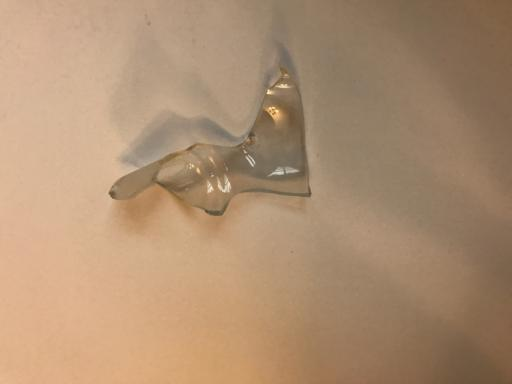
#> input picture dataset/glass/01456f8c-78c5-4eb4-aa0c-5f306a61d639.jpg, 512 x 384 px; its folder holds only this picture in this run
$ python main.py --mode augment
#> lines starting #> are read from the running program, lines starting #| are printed output that depends on the picture
### src/augmentation.py
##  purpose of this file is to Contains all image augmentation functions used to expand and balance the dataset.
## Supports: rotation, flipping, zoom, brightness change, noise, and combined augmentation.


import cv2
import numpy as np
import random

def rotateImage(image,angle):
    hieght, width = image.shape[:2]
    matrix= cv2.getRotationMatrix2D((width/2, hieght/2), angle, 1)
    rotatedImage = cv2.warpAffine(image, matrix, (width, hieght))
    return rotatedImage


def flipImage(image, mode):
    if mode == 'horizontal':
        return cv2.flip(image, 1)
    elif mode == 'vertical':
        return cv2.flip(image, 0)
    elif mode == 'both':
        return cv2.flip(image, -1)
    else:
        raise ValueError("Mode should be 'horizontal', 'vertical', or 'both'")


def zoomImage(image, zoom_factor):
    if zoom_factor < 1.0:
        raise ValueError("Zoom factor should be greater than 1.0")

    height, width = image.shape[:2]
    new_height, new_width = int(height / zoom_factor), int(width / zoom_factor)

    y1 = (height - new_height) // 2
    x1 = (width - new_width) // 2
    y2 = y1 + new_height
    x2 = x1 + new_width

    cropped_image = image[y1:y2, x1:x2]
    zoomed_image = cv2.resize(cropped_image, (width, height), interpolation=cv2.INTER_LINEAR)

    return zoomed_image

def changeBrightness(image, factor):
    hsv = cv2.cvtColor(image, cv2.COLOR_BGR2HSV)
    hsv = np.array(hsv, dtype = np.float64)
    hsv[:,:,2] = hsv[:,:,2]*factor
    hsv[:,:,2][hsv[:,:,2]>255]  = 255
    hsv = np.array(hsv, dtype = np.uint8)
    brightened_image = cv2.cvtColor(hsv, cv2.COLOR_HSV2BGR)
    return brightened_image


def addNoise(img):
    """Add Gaussian noise to image"""
    noise = np.random.normal(0, 8, img.shape).astype(np.uint8)
    return cv2.add(img, noise)


def random_noise(img):
    """Alias for addNoise"""
    return addNoise(img)


def combinedAugmentation(image):
    # Random rotation between -30 to 30 degrees
    angle = random.uniform(-30, 30)
    image = rotateImage(image, angle)

    # Random flip
    flip_modes = ['horizontal', 'vertical', 'both', None]
    mode = random.choice(flip_modes)
    if mode:
        image = flipImage(image, mode)

    # Random zoom between 1.0 to 1.5
    zoom_factor = random.uniform(1.0, 1.5)
    image = zoomImage(image, zoom_factor)

    # Random brightness change between 0.5 to 1.5
    brightness_factor = random.uniform(0.5, 1.5)
    image = changeBrightness(image, brightness_factor)

    # Add random noise
    image = random_noise(image)

    return image

### src/main.py
"""
main.py
Main entry point for the Material Stream Identification System.
This script orchestrates the entire pipeline:
1. Data augmentation
2. Feature extraction
3. Model training
4. Model evaluation
5. Deployment preparation
"""

import os
import argparse
from pathlib import Path
import cv2
import numpy as np
from augmentation import combinedAugmentation
from feature_extraction import extract_features
from train import load_features, scale_features, train_svm_grid, train_knn_grid
from evaluate import evaluate_model
import joblib
import json


def augment_dataset(input_dir, output_dir, num_augmentations=5):
    """
    Augment the entire dataset by applying random transformations.

    Args:
        input_dir: Path to original dataset directory
        output_dir: Path to save augmented images
        num_augmentations: Number of augmented versions per image
    """
#> called with input_dir = 'dataset', output_dir = 'dataset_augmented', num_augmentations = 5
    print(f"Starting data augmentation...")
    print(f"Input directory: {input_dir}")
    print(f"Output directory: {output_dir}")

    input_path = Path(input_dir)
    output_path = Path(output_dir)

    if not input_path.exists():
        print(f"Error: Input directory {input_dir} does not exist!")
        return

    # Get all class directories
    class_dirs = [d for d in input_path.iterdir() if d.is_dir()]

    total_images = 0
    total_augmented = 0

    for class_dir in class_dirs:
        class_name = class_dir.name
        print(f"\nProcessing class: {class_name}")

        # Create output directory for this class
        output_class_dir = output_path / class_name
        output_class_dir.mkdir(parents=True, exist_ok=True)

        # Get all images in this class
        image_files = list(class_dir.glob('*.jpg')) + list(class_dir.glob('*.png')) + list(class_dir.glob('*.jpeg'))

        for img_file in image_files:
            total_images += 1

            # Copy original image
            img = cv2.imread(str(img_file))
#> img is the input picture: shape (384, 512, 3); mean B, G, R 113.9, 143.2, 174
            if img is None:
                print(f"Warning: Could not read {img_file}")
                continue

            # Save original
            original_name = output_class_dir / img_file.name
            cv2.imwrite(str(original_name), img)

            # Generate augmented versions
            for i in range(num_augmentations):
                aug_img = combinedAugmentation(img.copy())
                aug_name = output_class_dir / f"{img_file.stem}_aug{i}{img_file.suffix}"
                cv2.imwrite(str(aug_name), aug_img)
                total_augmented += 1
#> this loop made 5 passes
#> pass 1, in rotateImage, `rotatedImage = cv2.warpAffine(image, matrix, (width, hieght))`:
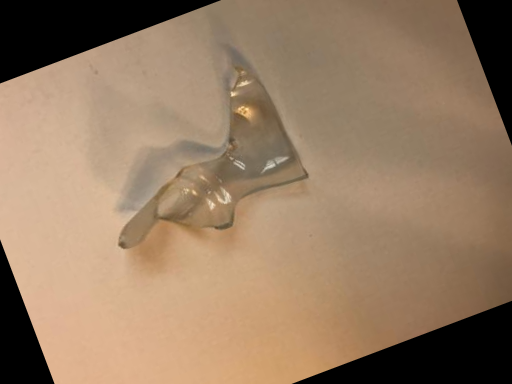
#> rotatedImage: shape (384, 512, 3); mean of channels 0, 1, 2 99.4, 124.6, 150.7; drawn as B, G, R
#> pass 1, in zoomImage, `cropped_image = image[y1:y2, x1:x2]`:
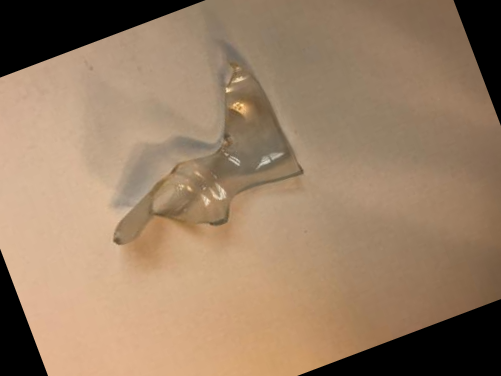
#> cropped_image: shape (376, 501, 3); mean of channels 0, 1, 2 101.5, 127.3, 153.8; drawn as B, G, R
#> after the loop, total_augmented = 5

        print(f"  - Processed {len(image_files)} images")

    print(f"\nAugmentation complete!")
    print(f"Total original images: {total_images}")
    print(f"Total augmented images: {total_augmented}")
#| Total augmented images: 5
    print(f"Total images in output: {total_images + total_augmented}")
#| Total images in output: 6


# [84 lines left out: function extract_dataset_features, not called in this run]


def main():
    parser = argparse.ArgumentParser(description='Material Stream Identification System - Main Pipeline')
    parser.add_argument('--mode', type=str, required=True,
                        choices=['augment', 'extract', 'train', 'full'],
                        help='Mode: augment (data augmentation), extract (feature extraction), train (model training), or full (complete pipeline)')
    parser.add_argument('--input-dir', type=str, default='dataset',
                        help='Input dataset directory')
    parser.add_argument('--augmented-dir', type=str, default='dataset_augmented',
                        help='Directory to save augmented dataset')
    parser.add_argument('--num-aug', type=int, default=5,
                        help='Number of augmented versions per image')
    parser.add_argument('--features-file', type=str, default='features.npz',
                        help='Path to save/load extracted features')
    parser.add_argument('--model-type', type=str, default='svm', choices=['svm', 'knn', 'both'],
                        help='Model type to train')
    parser.add_argument('--model-dir', type=str, default='models',
                        help='Directory to save trained models')
    parser.add_argument('--img-size', type=int, nargs=2, default=[128, 128],
                        help='Image size for feature extraction (width height)')
    parser.add_argument('--fast', action='store_true',
                        help='Use fast training mode (smaller grid search, faster but potentially less accurate)')
    parser.add_argument('--cv-folds', type=int, default=3,
                        help='Number of cross-validation folds (reduce to 2 for faster training)')

    args = parser.parse_args()

    # Create necessary directories
    Path(args.model_dir).mkdir(parents=True, exist_ok=True)

    if args.mode == 'augment' or args.mode == 'full':
        print("="*60)
        print("STEP 1: DATA AUGMENTATION")
        print("="*60)
        augment_dataset(args.input_dir, args.augmented_dir, args.num_aug)

    if args.mode == 'extract' or args.mode == 'full':
        print("\n" + "="*60)
        print("STEP 2: FEATURE EXTRACTION")
        print("="*60)

        # Use augmented dataset if in full mode, otherwise use specified input
        dataset_to_use = args.augmented_dir if args.mode == 'full' else args.input_dir
        extract_dataset_features(dataset_to_use, args.features_file, tuple(args.img_size))

    if args.mode == 'train' or args.mode == 'full':
        print("\n" + "="*60)
        print("STEP 3: MODEL TRAINING")
        print("="*60)

        # Load features
        print(f"\nLoading features from {args.features_file}...")
        feats, labels, class_map = load_features(args.features_file)
        print(f"Loaded {len(feats)} samples with {feats.shape[1]} features")
        print(f"Classes: {class_map}")

        # Split data
        from sklearn.model_selection import train_test_split
        X_train, X_temp, y_train, y_temp = train_test_split(
            feats, labels, test_size=0.3, random_state=42, stratify=labels
        )
        X_val, X_test, y_val, y_test = train_test_split(
            X_temp, y_temp, test_size=0.5, random_state=42, stratify=y_temp
        )

        print(f"\nDataset split:")
        print(f"  Training: {len(X_train)} samples")
        print(f"  Validation: {len(X_val)} samples")
        print(f"  Test: {len(X_test)} samples")

        # Scale features
        scaler, X_train_scaled, X_val_scaled, X_test_scaled = scale_features(X_train, X_val, X_test) #ignore

        # Save scaler
        scaler_path = Path(args.model_dir) / 'scaler.pkl'
        joblib.dump(scaler, scaler_path)
        print(f"\nScaler saved to: {scaler_path}")

        # Train models
        if args.model_type in ['svm', 'both']:
            print("\n" + "-"*60)
            print("Training SVM model...")
            if args.fast:
                print("[FAST MODE: Using reduced parameter grid]")
            print("-"*60)
            svm_model, svm_params, _ = train_svm_grid(X_train_scaled, y_train, cv=args.cv_folds, n_jobs=-1, verbose=1, fast_mode=args.fast)
            print(f"Best SVM parameters: {svm_params}")

            # Evaluate
            print("\nSVM Model Evaluation:")
            svm_val_results, _, _ = evaluate_model(svm_model, X_val_scaled, y_val, "Validation", class_map)
            svm_test_results, _, _ = evaluate_model(svm_model, X_test_scaled, y_test, "Test", class_map)

            # Save model
            svm_path = Path(args.model_dir) / 'svm_model.pkl'
            joblib.dump(svm_model, svm_path)
            print(f"\nSVM model saved to: {svm_path}")

        if args.model_type in ['knn', 'both']:
            print("\n" + "-"*60)
            print("Training KNN model...")
            print("-"*60)
            knn_model, knn_params = train_knn_grid(X_train_scaled, y_train, cv=args.cv_folds)
            print(f"Best KNN parameters: {knn_params}")

            # Evaluate
            print("\nKNN Model Evaluation:")
            knn_val_results, _, _ = evaluate_model(knn_model, X_val_scaled, y_val, "Validation", class_map)
            knn_test_results, _, _ = evaluate_model(knn_model, X_test_scaled, y_test, "Test", class_map)

            # Save model
            knn_path = Path(args.model_dir) / 'knn_model.pkl'
            joblib.dump(knn_model, knn_path)
            print(f"\nKNN model saved to: {knn_path}")

        # Save class map
        class_map_path = Path(args.model_dir) / 'class_map.json'
        with open(class_map_path, 'w') as f:
            json.dump(class_map, f, indent=2)
        print(f"\nClass map saved to: {class_map_path}")

        print("\n" + "="*60)
        print("TRAINING COMPLETE!")
        print("="*60)
        print(f"\nAll models and artifacts saved in: {args.model_dir}/")
        print("\nYou can now use deploy.py for real-time inference.")


if __name__ == '__main__':
    main()
